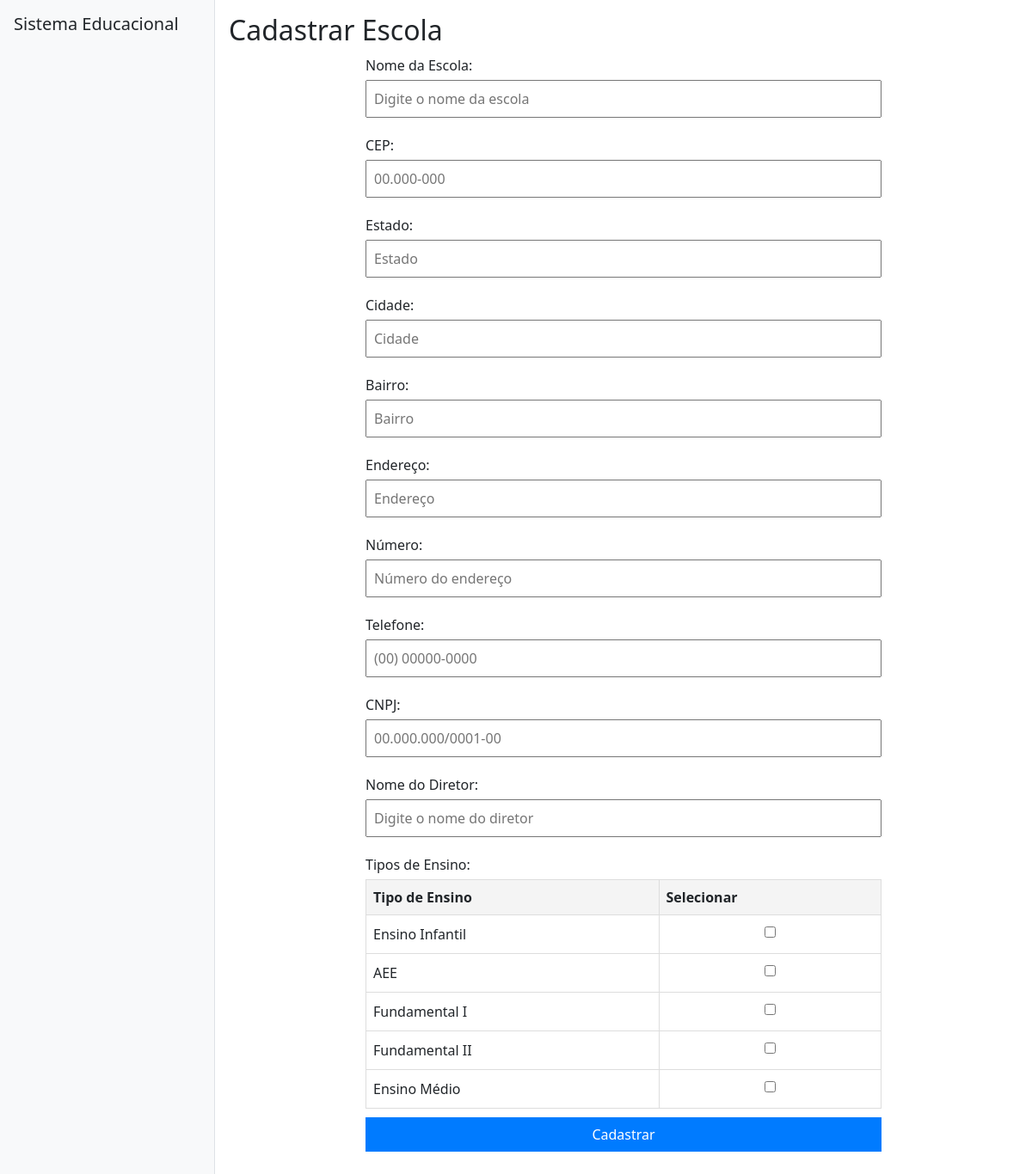
The app's page /cadastrar_escola (signed in) with its own data.
### tables this page shows
CREATE TABLE tipos_ensino (
    id INTEGER PRIMARY KEY AUTOINCREMENT,
    nome TEXT NOT NULL UNIQUE
);

### app.py (the view, shortened to what this page needs)
@app.route("/cadastrar_escola", methods=["GET", "POST"])
@login_required
def cadastrar_escola():
    if current_user.tipo_usuario_id != 1:  # Apenas administradores podem acessar
        return redirect(url_for("home"))
    db = get_db()
    cursor = db.cursor()
    cursor.execute("SELECT id, nome FROM tipos_ensino")
    tipos_ensino = cursor.fetchall()  # Retorna uma lista de tuplas [(1, "Ensino Infantil"), ...]
    return render_template("cadastrar_escola.html", tipos_ensino=tipos_ensino)

### app.py (called while the page is built)
@app.context_processor
def utility_processor():
    return dict(enumerate=enumerate)

@login_manager.user_loader
def load_user(user_id):
    db = get_db()
    cursor = db.cursor()
    cursor.execute("""
        SELECT id, nome, tipo_usuario_id, escola_id, serie_id, turma_id, email, codigo_ibge
        FROM usuarios
        WHERE id = ?
    """, (user_id,))
    user_data = cursor.fetchone()
    if user_data:
        app.logger.info(f"Usuário carregado: {user_data}")
        return User(
            id=user_data[0],
            nome=user_data[1],
            tipo_usuario_id=user_data[2],
            escola_id=user_data[3],
            serie_id=user_data[4],
            turma_id=user_data[5],
            email=user_data[6],
            codigo_ibge=user_data[7]
        )
    app.logger.warning(f"Usuário com ID {user_id} não encontrado.")
    return None

def get_db():
    db = getattr(g, '_database', None)
    if db is None:
        db = g._database = sqlite3.connect(DATABASE)
    return db

@app.teardown_appcontext
def close_connection(exception):
    db = getattr(g, '_database', None)
    if db is not None:
        db.close()

### templates/cadastrar_escola.html (shortened to what this page needs)
{% extends "base.html" %}
{% block content %}
<h2>Cadastrar Escola</h2>
<form method="POST">
    <label for="nome">Nome da Escola:</label>
    <input type="text" id="nome" name="nome" placeholder="Digite o nome da escola" required>
    <label for="cep">CEP:</label>
    <input type="text" id="cep" name="cep" placeholder="00.000-000" oninput="formatarCEP()" onblur="buscarEndereco()" required>
    <label for="estado">Estado:</label>
    <input type="text" id="estado" name="estado" placeholder="Estado" readonly required>
    <label for="cidade">Cidade:</label>
    <input type="text" id="cidade" name="cidade" placeholder="Cidade" readonly required>
    <label for="bairro">Bairro:</label>
    <input type="text" id="bairro" name="bairro" placeholder="Bairro" readonly required>
    <label for="endereco">Endereço:</label>
    <input type="text" id="endereco" name="endereco" placeholder="Endereço" readonly required>
    <label for="numero">Número:</label>
    <input type="text" id="numero" name="numero" placeholder="Número do endereço" required>
    <label for="telefone">Telefone:</label>
    <input type="text" id="telefone" name="telefone" placeholder="(00) 00000-0000" oninput="formatarTelefone()" required>
    <label for="cnpj">CNPJ:</label>
    <input type="text" id="cnpj" name="cnpj" placeholder="00.000.000/0001-00" oninput="formatarCNPJ()" required>
    <label for="diretor">Nome do Diretor:</label>
    <input type="text" id="diretor" name="diretor" placeholder="Digite o nome do diretor" required>
    <label for="tipo_ensino">Tipos de Ensino:</label>
    <table>
        <thead>
            <tr>
                <th>Tipo de Ensino</th>
                <th>Selecionar</th>
            </tr>
        </thead>
        <tbody>
            {% for tipo in tipos_ensino %}
            <tr>
                <td>{{ tipo[1] }}</td>
                <td><input type="checkbox" name="tipos_ensino[]" value="{{ tipo[0] }}"></td>
            </tr>
            {% endfor %}
        </tbody>
    </table>
    <button type="submit">Cadastrar</button>
</form>
{% endblock %}

### templates/base.html (style rules this page uses)
body { min-height: 100vh; display: flex; flex-direction: column; }

### templates/cadastrar_escola.html (style rules this page uses)
form { max-width: 600px; margin: 0 auto; }
label { display: block; margin: 10px 0 5px; }
input, select, button { width: 100%; padding: 8px; margin-bottom: 10px; }
button { background-color: #007BFF; color: white; border: none; cursor: pointer; }
table { width: 100%; border-collapse: collapse; margin-bottom: 10px; }
th, td { border: 1px solid #ddd; text-align: left; padding: 8px; }
th { background-color: #f4f4f4; }

### records on screen
tipos_ensino: nome "Ensino Infantil"
tipos_ensino: nome "AEE"
tipos_ensino: nome "Fundamental I"
tipos_ensino: nome "Fundamental II"
tipos_ensino: nome "Ensino Médio"
